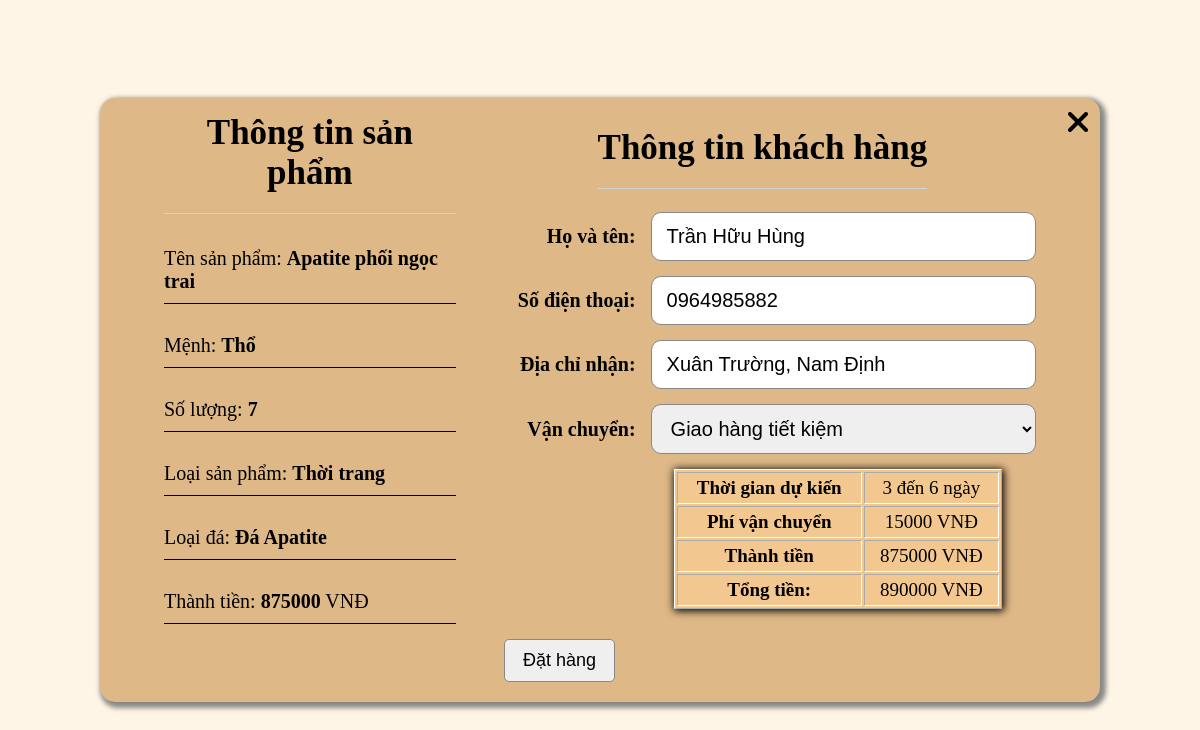
The page /assets/php/Manage User/buyProduct_cart.php?id_cart=61 (signed in) on the database its author committed.
### tables this page shows
CREATE TABLE `giohang` (
  `ID_gioHang` int(11) NOT NULL,
  `donGia` int(11) NOT NULL,
  `soLuong` int(11) NOT NULL,
  `thanhTien` int(11) NOT NULL,
  `ID_TaiKhoan` int(11) NOT NULL,
  `ID_SanPham` int(11) NOT NULL,
  `trangThai` varchar(50) DEFAULT NULL
);

CREATE TABLE `sanpham` (
  `maSP` int(11) NOT NULL,
  `tenSP` varchar(100) NOT NULL,
  `gia` int(11) NOT NULL,
  `soLuong` int(11) NOT NULL,
  `loaiDa` varchar(100) NOT NULL,
  `menh` varchar(50) NOT NULL,
  `anhSP` varchar(100) NOT NULL,
  `loaiSP` varchar(50) NOT NULL
);

CREATE TABLE `taikhoan` (
  `ID` int(11) NOT NULL,
  `tenTK` varchar(50) NOT NULL,
  `matKhau` varchar(20) NOT NULL,
  `SDT` varchar(12) NOT NULL,
  `ngayTao` timestamp NOT NULL DEFAULT current_timestamp() ON UPDATE current_timestamp(),
  `diaChi` varchar(50) DEFAULT NULL,
  `avatar` varchar(100) NOT NULL,
  `gioiTinh` varchar(10) NOT NULL
);

### assets/php/Manage User/buyProduct_cart.php (the view, shortened to what this page needs)
<?php
    require '/xampp/htdocs/Web/WABSI-MIA/connect.php';
    if(isset($_GET['id_cart'])){
        $id_cart = $_GET['id_cart'];
    }
?>
<!DOCTYPE html>
<html lang="en">
<head>
    <link rel="stylesheet" href="https://cdnjs.cloudflare.com/ajax/libs/font-awesome/6.0.0-beta2/css/all.min.css">
</head>
<body>
    <div class="form_onTop">
        <div class="layout">
            <form method='post' class='form_buyProduct'>
                <div class="form_allInfo">
                    <?php
                        $sql_allInfo = "SELECT * , sanpham.soLuong as soLuongTon, giohang.soLuong as soLuongMua FROM taikhoan, sanpham, giohang
                                        WHERE (giohang.ID_gioHang = {$id_cart} and giohang.ID_TaiKhoan = taikhoan.ID and giohang.ID_SanPham = sanpham.maSP)";
                        $result_allInfo = $conn->query($sql_allInfo);
                        if($result_allInfo->num_rows>0){
                            $row_allInfo = $result_allInfo->fetch_assoc();
                            ?>
                                <div class="form_infoProduct">
                                    <?php
                                        echo "<h1 class='title_info'>Thông tin sản phẩm</h1>";
                                        echo "<div class='content_product'>";
                                            echo "<p>Tên sản phẩm: <b>{$row_allInfo['tenSP']}</b></p>";
                                            echo "<p>Mệnh: <b>{$row_allInfo['menh']}</b></p>";
                                            echo "<p>Số lượng: <b>{$row_allInfo['soLuongMua']}</b></p>";
                                            echo "<p>Loại sản phẩm: <b>{$row_allInfo['loaiSP']}</b></p>";
                                            echo "<p>Loại đá: <b>{$row_allInfo['loaiDa']}</b></p>";
                                            echo "<p>Thành tiền: <b>{$row_allInfo['thanhTien']}</b> VNĐ</p>";
                                        echo "</div>";
                                    ?>
                                </div>
                                <div class="form_insertInfoBill">
                                    <?php
                                        echo "<h1 class='title_info'>Thông tin khách hàng</h1>";
                                        echo "<div class='item_formInsert'>";
                                            echo "<p>Họ và tên: </p>";
                                            echo "<input type='text' required class = 'checkNameUser_bill' name='name_customer' value='{$row_allInfo['tenTK']}'>";
                                        echo "</div>";
                                        echo "<div class='item_formInsert'>";
                                            echo "<p>Số điện thoại: </p>";
                                            echo "<input type='text' required class = 'checkNumberPhoneUser_bill' name='telephone_customer' value='{$row_allInfo['SDT']}'>";
                                        echo "</div>";
                                        echo "<div class='item_formInsert'>";
                                            echo "<p>Địa chỉ nhận: </p>";
                                            echo "<input type='text' required class = 'checkAddressUser_bill' name='address_customer' value='{$row_allInfo['diaChi']}'>";
                                        echo "</div>";
                                        echo "<div class='item_formInsert'>";
                                            $sql_infoship = "SELECT * FROM giaohang";
                                            $result_infoShip = $conn->query($sql_infoship);
                                            if($result_infoShip->num_rows>0){
                                                echo "<p>Vận chuyển: </p>";
                                                echo "<select name='delivery_unit' class='delivery_unit'>";
                                                while($row_infoShip = $result_infoShip->fetch_assoc()){
                                                    echo "<option value='{$row_infoShip['ID_dvi']}-{$row_infoShip['phiGH']}-{$row_infoShip['thoigianGH']}'>{$row_infoShip['tenDvi']}</option>";
                                                }
                                                echo "</select>";
                                            }
                                        echo "</div>";
                                        echo "<div class=' infoShip'>";
                                            echo "<table border=1px>";
                                                echo "<tr>
                                                        <th>Thời gian dự kiến</th>
                                                        <td><span class='timeShip'></span></td>
                                                      </tr>";
                                                echo "<tr>
                                                        <th>Phí vận chuyển</th>
                                                        <td><span class='priceShip'></span> VNĐ</td>
                                                    </tr>";
                                                echo "<tr>
                                                        <th>Thành tiền</th>
                                                        <td>{$row_allInfo['thanhTien']} VNĐ</td>
                                                    </tr>";
                                                echo "<tr>
                                                        <th>Tổng tiền:</th>
                                                        <td><span class='allMoney'></span> VNĐ</td>
                                                    </tr>";
                                            echo "</table>";
                                        echo "</div>";
                                    ?>
                                </div>
                            <?php
                        }
                    ?>
                </div>
                <input type="submit" name='submit_order' class='submit_form' value='Đặt hàng'>
            </form>
            <a href='../manage_account.php?id_active=3'><i style='font-size: 2rem' class='fas fa-times icon_close'></i></a>
        </div>
    </div>
</body>
</html>

### assets/php/Manage User/buyProduct_cart.php (style rules this page uses)
body { background-color: #FFEFD5; }
.form_onTop { position: fixed; inset: 0; display: flex; justify-content: space-between; align-items: center; }
h1 { margin-top: 5px; text-align: center; }
.layout { position: relative; width: 80% ; margin: 0 auto; background-color: #DEB887; border-radius: 15px; padding: 0 20px; z-index: 2; box-shadow: 3px 3px 5px 3px #888888; }
.form_allInfo { width: 95%; margin: 0 auto; display: flex; justify-content: space-between; align-items: center; }
.title_info { font-size: 35px; padding-bottom: 20px; border-bottom: 1px solid #d3d3d3; }
.form_infoProduct { width: 32%; padding: 10px 20px ; }
.content_product p { font-size: 20px; margin: 20px 0 0; padding: 10px 0; border-bottom: 1px solid black; }
.form_insertInfoBill { width: 60%; padding: 10px 20px 10px 0; display: flex; align-items: center; flex-direction: column; }
.item_formInsert { width: 100%; margin: 0 auto 15px; display:flex; align-items: center; }
.item_formInsert p { width: 25%; margin: 0 0 0 10px; padding-right: 15px; font-size: 20px; font-weight: bold; text-align: end; }
.item_formInsert input, .item_formInsert select { flex:1; padding: 12px 15px; font-size: 20px; border: 1px solid #888888; border-radius: 10px; }
.submit_form { display:table; margin: 5px auto 20px 40%; padding: 10px 18px; font-size: 18px; border-radius: 5px; border: 1px solid #888888; }
.infoShip { width: 60%; margin: 0 auto 0 185px; font-size: 19px; }
.infoShip table { width: 100%; text-align: center; background-color: #f3c890; border-color: white; box-shadow: 1px 1px 8px 1px black; }
.infoShip th, .infoShip td { padding: 4px 6px; }
.icon_close { position: absolute; top:8px; cursor: pointer; right: 12px; color: black; z-index: 5; }

### rows shown on the page
giohang: ID_SanPham.tenSP "Apatite phối ngọc trai", ID_SanPham.menh "Thổ", soLuong "7", ID_SanPham.loaiSP "Thời trang", ID_SanPham.loaiDa "Đá Apatite", thanhTien "875000", name_customer "Trần Hữu Hùng", telephone_customer "0964985882", address_customer "Xuân Trường, Nam Định"

### other values the page prints
form field delivery_unit "Giao hàng tiết kiệm"
